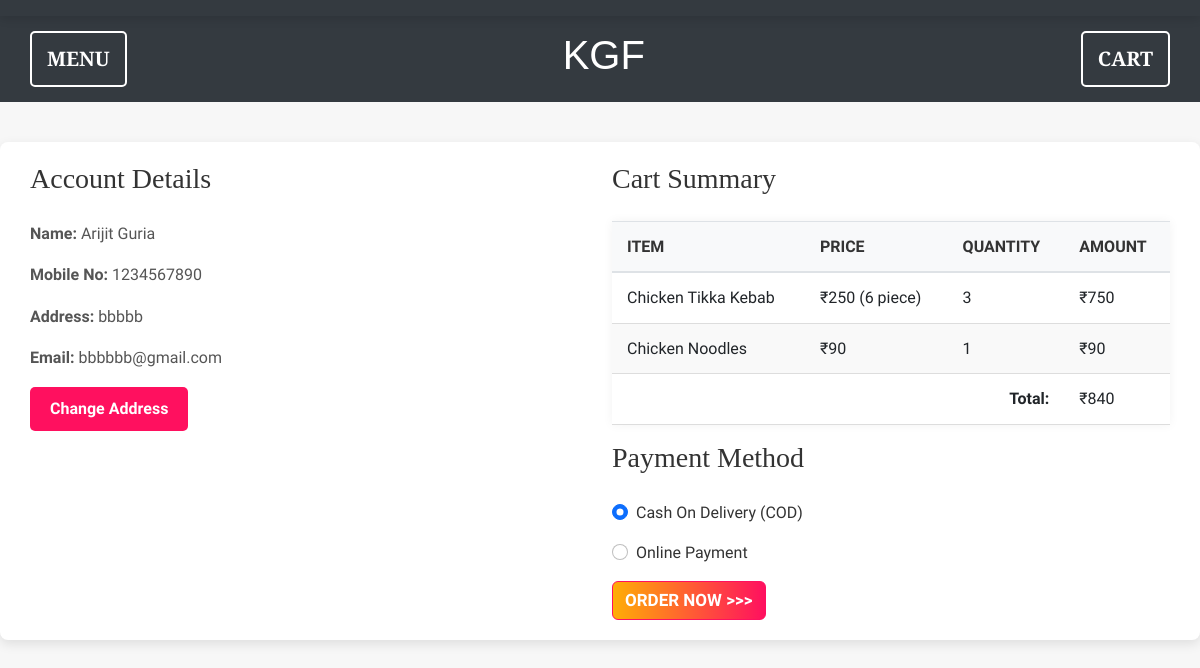
The app's page /checkout.php (signed in) with its own data.
### tables this page shows
CREATE TABLE IF NOT EXISTS `user` (
  `id` int(11) NOT NULL AUTO_INCREMENT,
  `name` varchar(200) NOT NULL,
  `mobile` varchar(200) NOT NULL,
  `address` varchar(200) NOT NULL,
  `email` varchar(200) NOT NULL,
  `password` varchar(200) NOT NULL,
  `cpassword` varchar(200) NOT NULL,
  PRIMARY KEY (`id`)
);

CREATE TABLE IF NOT EXISTS `cart_items` (
  `cart_id` int(100) NOT NULL AUTO_INCREMENT,
  `user_id` int(100) NOT NULL,
  `product_id` int(100) NOT NULL,
  `quantity` int(100) NOT NULL,
  PRIMARY KEY (`cart_id`)
);

CREATE TABLE IF NOT EXISTS `menu` (
  `id` int(11) NOT NULL AUTO_INCREMENT,
  `item_no` int(11) NOT NULL,
  `name` varchar(100) NOT NULL,
  `type` varchar(50) NOT NULL,
  `detail` varchar(500) NOT NULL,
  `price` varchar(50) NOT NULL,
  `image` text NOT NULL,
  `category_id` int(11) NOT NULL,
  PRIMARY KEY (`id`),
  UNIQUE KEY `item_no` (`item_no`)
);

### checkout.php (the view, shortened to what this page needs)
<?php
include('dbcon.php');
include('header2.php');
$user_id = $_SESSION['uid'];
$user_query = "SELECT name, mobile, address, email FROM user WHERE id = ?";
$user_stmt = $conn->prepare($user_query);
$user_stmt->bind_param("i", $user_id);
$user_stmt->execute();
$user_result = $user_stmt->get_result();
$user_row = $user_result->fetch_assoc();
$user_name = $user_row['name'];
$user_mobile = $user_row['mobile'];
$user_address = $user_row['address'];
$user_email = $user_row['email'];
$query = "SELECT ci.quantity, m.name, m.price, m.image, m.detail
          FROM cart_items ci
          JOIN menu m ON ci.product_id = m.id
          WHERE ci.user_id = ?";
$stmt = $conn->prepare($query);
$stmt->bind_param("i", $user_id);
$stmt->execute();
$result = $stmt->get_result();
$total_price = 0;
$cart_items = [];
while ($item = $result->fetch_assoc()) {
    $total_price += $item['price'] * $item['quantity'];
    $cart_items[] = $item;
}
?>
<!DOCTYPE html>
<html lang="en">
<head>
    <link rel="stylesheet" href="https://cdn.jsdelivr.net/npm/bootstrap@5.2.2/dist/css/bootstrap.min.css">
</head>
<body>
    <div class="container">
        <div class="row">
            <div class="col-md-6">
                <h3>Account Details</h3>
                <p><strong>Name:</strong> <?php echo $user_name; ?></p>
                <p><strong>Mobile No:</strong> <?php echo $user_mobile; ?></p>
                <p><strong>Address:</strong> <?php echo $user_address; ?></p>
                <p><strong>Email:</strong> <?php echo $user_email; ?></p>
                <a href="change_address.php" class="btn btn-primary">Change Address</a>
            </div>
            <div class="col-md-6">
                <h3>Cart Summary</h3>
                <table class="table">
                    <thead>
                        <tr>
                            <th>Item</th>
                            <th>Price</th>
                            <th>Quantity</th>
                            <th>Amount</th>
                        </tr>
                    </thead>
                    <tbody>
                        <?php foreach ($cart_items as $item) : ?>
                            <tr>
                                <td><?php echo $item['name']; ?></td>
                                <td>₹<?php echo $item['price']; ?></td>
                                <td><?php echo $item['quantity']; ?></td>
                                <td>₹<?php echo $item['price'] * $item['quantity']; ?></td>
                            </tr>
                        <?php endforeach; ?>
                        <tr>
                            <td colspan="3" class="text-right">Total:</td>
                            <td>₹<?php echo $total_price; ?></td>
                        </tr>
                    </tbody>
                </table>
                <h3>Payment Method</h3>
                <form action="process_order.php" method="post">
                    <div class="form-check">
                        <input class="form-check-input" type="radio" name="payment_method" id="cod" value="cod" checked>
                        <label class="form-check-label" for="cod">
                            Cash On Delivery (COD)
                        </label>
                    </div>
                    <div class="form-check">
                        <input class="form-check-input" type="radio" name="payment_method" id="online" value="online">
                        <label class="form-check-label" for="online">
                            Online Payment
                        </label>
                    </div>
                    <button type="submit" class="btn btn-primary"> ORDER NOW >>> </button>
                </form>
            </div>
        </div>
    </div>
</body>
</html>

### header2.php (shortened to what this page needs)
<!DOCTYPE html>
<html lang="en">
<head>
  	<link rel="stylesheet" href="https://cdnjs.cloudflare.com/ajax/libs/font-awesome/4.7.0/css/font-awesome.min.css" />
	<link rel="stylesheet" type="text/css" href="../bootstrap/css/bootstrap.min.css">
</head>
<body>
	<div class="main-menu">
		<header>
			<nav class="navbar navbar-expand-lg navbar-dark">
			</nav>
		</header>
	</div>
	<div class="inner-menu">
		<a href="menu.php">MENU</a>
		<h1>KGF</h1>
		<a href="cart.php">CART
		</a>
	</div>
</body>
</html>

### header2.php (style rules this page uses)
body { font-family: 'Baloo Thambi 2', sans-serif; margin: 0; padding: 0; background-color: #f7f7f7 ; }
.main-menu { width: 100%; background-color: #343a40; box-shadow: 0 4px 8px rgba(0, 0, 0, 0.1); position: relative; }
.navbar { background-color: #343a40; }
.inner-menu { display: flex; justify-content: space-between; align-items: center; padding: 15px 30px; background-color: #343a40; }
h1 { color: white; font-size: 37px; text-align: center; margin: 0; font-family: 'Playfair Display', sans-serif; }
.inner-menu a { color: white; font-size: 20px; text-decoration: none; font-weight: bold; padding: 10px 15px; border: 2px solid white; border-radius: 5px; transition: all 0.3s ease; font-family: 'Playfair Display', sans-serif; }

### checkout.php (style rules this page uses)
body { font-family: 'Baloo Thambi 2', sans-serif; background-color: #f7f7f7 ; margin: 0; padding: 0; line-height: 1.6; color: #495057; }
.container { max-width: 1200px; margin: 40px auto; padding: 20px 30px; background-color: #fff; box-shadow: 0 4px 12px rgba(0, 0, 0, 0.1); border-radius: 8px; }
h2, h3 { font-family: 'Bree Serif', serif; color: #333; margin-bottom: 25px; }
p { font-size: 16px; color: #555; }
a.btn { text-decoration: none; font-weight: 600; color: #fff; background-color: #ff105f; border: none; padding: 10px 20px; border-radius: 5px; transition: all 0.3s ease; }
.table { margin-top: 20px; width: 100%; border-collapse: collapse; box-shadow: 0 0 10px rgba(0, 0, 0, 0.05); }
.table th, .table td { text-align: left; padding: 12px 15px; border-bottom: 1px solid #ddd; }
.table th { background-color: #f8f9fa; color: #333; font-weight: bold; text-transform: uppercase; }
.table tbody tr:nth-child(even) { background-color: #f9f9f9; }
.table td { font-size: 16px; }
.text-right { text-align: right; font-weight: 600; }
.form-check { margin-bottom: 15px; }
.form-check-input { margin-right: 10px; cursor: pointer; }
.form-check-label { font-size: 16px; color: #333; cursor: pointer; }
button[type="submit"] { font-weight: bold; font-size: 17px; border: 1px solid #ff105f; outline: none; color: #ffffff; background: linear-gradient(to left, #ff105f, #ffad06); text-decoration: none; }

### records on screen
user: name "Arijit Guria", mobile "1234567890", address "bbbbb", email "bbbbbb@gmail.com"
cart_items: menu.name "Chicken Tikka Kebab", menu.price "250 (6 piece)", quantity "3", $item['price']*$item['quantity'] "750"
cart_items: menu.name "Chicken Noodles", menu.price "90", quantity "1"

### other values on screen
$total_price "840"
